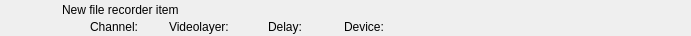
<?xml version="1.0" encoding="UTF-8"?>
<ui version="4.0">
 <class>RundownFileRecorderWidget</class>
 <widget class="QWidget" name="RundownFileRecorderWidget">
  <property name="geometry">
   <rect>
    <x>0</x>
    <y>0</y>
    <width>691</width>
    <height>36</height>
   </rect>
  </property>
  <layout class="QHBoxLayout" name="horizontalLayout">
   <property name="margin">
    <number>0</number>
   </property>
   <item>
    <widget class="QFrame" name="frameItem">
     <property name="sizePolicy">
      <sizepolicy hsizetype="Preferred" vsizetype="Fixed">
       <horstretch>0</horstretch>
       <verstretch>0</verstretch>
      </sizepolicy>
     </property>
     <property name="minimumSize">
      <size>
       <width>0</width>
       <height>36</height>
      </size>
     </property>
     <widget class="QLabel" name="labelThumbnail">
      <property name="geometry">
       <rect>
        <x>22</x>
        <y>2</y>
        <width>32</width>
        <height>32</height>
       </rect>
      </property>
      <property name="text">
       <string/>
      </property>
      <property name="pixmap">
       <pixmap resource="../Resource.qrc">:/Graphics/Images/Recorder.png</pixmap>
      </property>
      <property name="scaledContents">
       <bool>true</bool>
      </property>
     </widget>
     <widget class="QLabel" name="labelName">
      <property name="geometry">
       <rect>
        <x>62</x>
        <y>2</y>
        <width>533</width>
        <height>16</height>
       </rect>
      </property>
      <property name="text">
       <string>New file recorder item</string>
      </property>
     </widget>
     <widget class="QLabel" name="labelColor">
      <property name="geometry">
       <rect>
        <x>0</x>
        <y>0</y>
        <width>18</width>
        <height>36</height>
       </rect>
      </property>
      <property name="text">
       <string/>
      </property>
     </widget>
     <widget class="QLabel" name="labelGroupColor">
      <property name="geometry">
       <rect>
        <x>0</x>
        <y>0</y>
        <width>6</width>
        <height>36</height>
       </rect>
      </property>
      <property name="text">
       <string/>
      </property>
     </widget>
     <widget class="QLabel" name="labelDevice">
      <property name="geometry">
       <rect>
        <x>344</x>
        <y>19</y>
        <width>332</width>
        <height>16</height>
       </rect>
      </property>
      <property name="text">
       <string>Device:</string>
      </property>
     </widget>
     <widget class="QLabel" name="labelVideolayer">
      <property name="geometry">
       <rect>
        <x>169</x>
        <y>19</y>
        <width>90</width>
        <height>16</height>
       </rect>
      </property>
      <property name="text">
       <string>Videolayer:</string>
      </property>
     </widget>
     <widget class="QLabel" name="labelChannel">
      <property name="geometry">
       <rect>
        <x>90</x>
        <y>19</y>
        <width>70</width>
        <height>16</height>
       </rect>
      </property>
      <property name="text">
       <string>Channel:</string>
      </property>
     </widget>
     <widget class="QLabel" name="labelDelay">
      <property name="geometry">
       <rect>
        <x>268</x>
        <y>19</y>
        <width>67</width>
        <height>16</height>
       </rect>
      </property>
      <property name="text">
       <string>Delay:</string>
      </property>
     </widget>
    </widget>
   </item>
   <item>
    <widget class="QLabel" name="labelGpiTriggerable">
     <property name="minimumSize">
      <size>
       <width>32</width>
       <height>32</height>
      </size>
     </property>
     <property name="maximumSize">
      <size>
       <width>32</width>
       <height>32</height>
      </size>
     </property>
     <property name="text">
      <string/>
     </property>
     <property name="pixmap">
      <pixmap resource="../Resource.qrc">:/Graphics/Images/GpiTriggerable.png</pixmap>
     </property>
    </widget>
   </item>
   <item>
    <widget class="QLabel" name="labelDisconnected">
     <property name="minimumSize">
      <size>
       <width>32</width>
       <height>32</height>
      </size>
     </property>
     <property name="maximumSize">
      <size>
       <width>32</width>
       <height>32</height>
      </size>
     </property>
     <property name="text">
      <string/>
     </property>
     <property name="pixmap">
      <pixmap resource="../Resource.qrc">:/Graphics/Images/Disconnected.png</pixmap>
     </property>
    </widget>
   </item>
   <item>
    <widget class="QLabel" name="labelActiveColor">
     <property name="minimumSize">
      <size>
       <width>2</width>
       <height>36</height>
      </size>
     </property>
     <property name="maximumSize">
      <size>
       <width>2</width>
       <height>36</height>
      </size>
     </property>
     <property name="text">
      <string/>
     </property>
    </widget>
   </item>
  </layout>
 </widget>
 <resources>
  <include location="../Resource.qrc"/>
 </resources>
 <connections/>
 <slots>
  <slot>addToCombo()</slot>
 </slots>
</ui>
